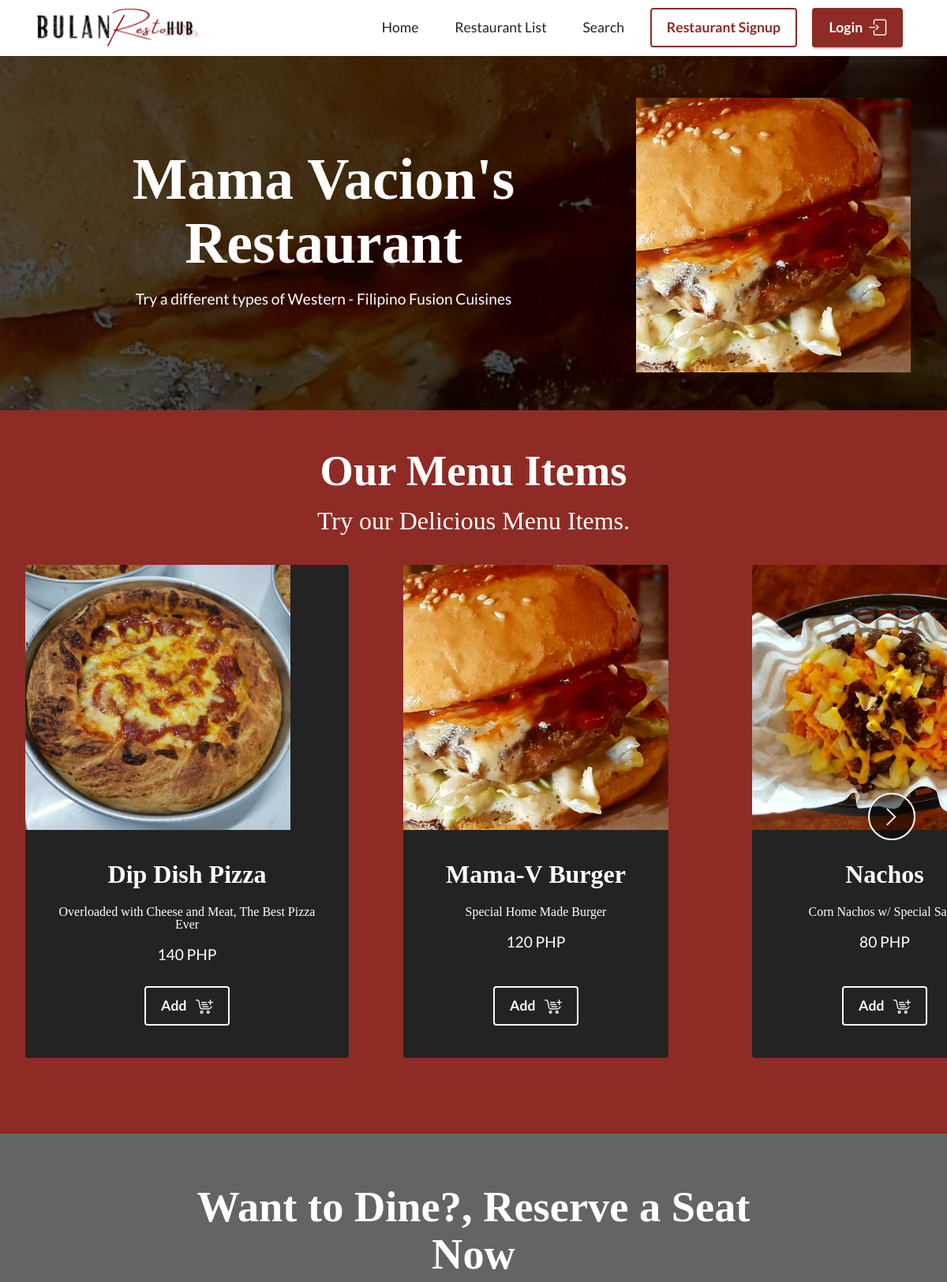
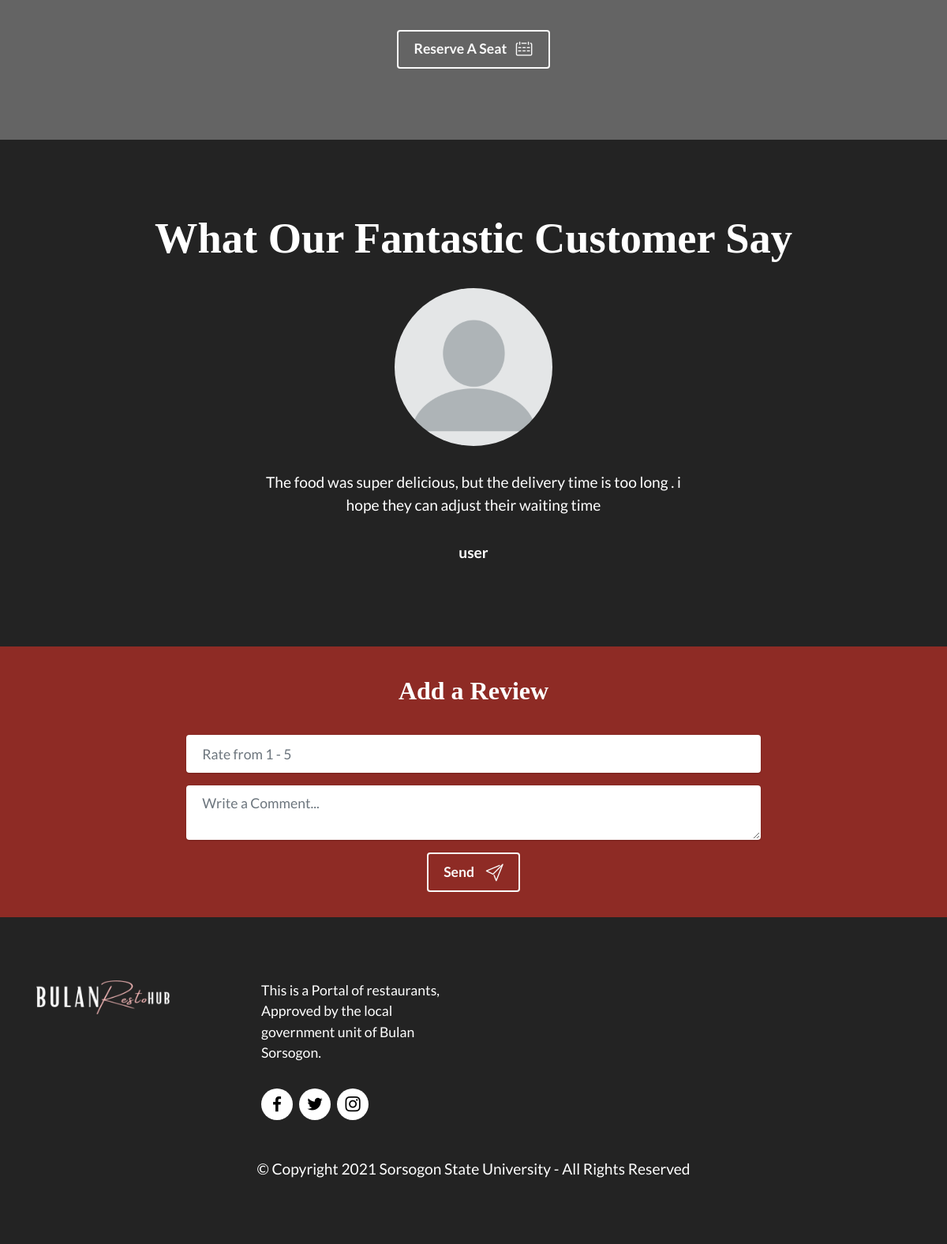
The app's page /restaurant/mamav with its own data (2 pictures, top to bottom).
### model.py (models this page shows)
class Restaurants(db.Model):
    __tablename__ = 'restaurants'
    id = Column(Integer,primary_key=True)
    title = Column(String(255))
    subtitle = Column(Text)
    image = Column(String(255))
    slug = Column(String(255))
    useraccount = Column(String(255))

class MenuItems(db.Model):
    __tablename__ = 'menu_items'
    id = Column(Integer,primary_key=True)
    name = Column(String(255))
    details = Column(String(255))
    image = Column(String(255))
    price = Column(String(255))
    search_tags = Column(String(255))
    slug = Column(String(255))

class Feedback(db.Model):
    __tablename__ = 'feedback'
    id = Column(Integer,primary_key=True)
    username = Column(String)
    slug = Column(String)
    rate = Column(Float)
    comment = Column(String)

### app.py (the view, shortened to what this page needs)
@app.route('/restaurant/<string:slug>',methods=['GET','POST'])
def restaurantpage(slug):
    form = FeedbackForm()
    is_login = False
    cart_data.clear()
    restaurant = Restaurants.query.filter_by(slug=slug).one()
    menu_items = MenuItems.query.filter_by(slug=slug).order_by(asc(MenuItems.name))
    comments = Feedback.query.filter_by(slug=slug).order_by(asc(Feedback.username))
    return render_template('restaurant.html', restaurant=restaurant, menu_items=menu_items,comments=comments,is_login=is_login,cart_data_len=0,form=form)

### templates/restaurant.html (shortened to what this page needs)
{%extends "base.html"%}
{%block navbutton%}
{% if not is_login%}
<div class="navbar-buttons mbr-section-btn">
    <a class="btn btn-primary-outline display-4" href="/restosignup">
    Restaurant Signup
    </a>
    <a class="btn btn-primary display-4" href="/login">
    <span class="mbrib-login mbr-iconfont mbr-iconfont-btn" style="color: rgb(255, 255, 255);"></span>Login</a>
</div>
{%endif%}
{%endblock%}
{%block content%}
<section data-bs-version="5.1" class="header11 cid-sRxkInO9Dh mbr-parallax-background" style="background:url({{'../static/images/'+restaurant.image}}); background-size:cover; background-position: center;" id="header11-1q">
    <div class="mbr-overlay" style="opacity: 0.7; background-color: rgb(0, 0, 0);"></div>
    <div class="container">
        <div class="row justify-content-center">
            <div class="col-12 col-md-4 image-wrapper">
                <img class="w-100" src="{{url_for('static',filename = 'images/' + restaurant.image)}}" alt={{restaurant.slug}}>
            </div>
            <div class="col-12 col-md">
                <div class="text-wrapper text-center">
                    <h1 class="mbr-section-title mbr-fonts-style mb-3 display-1">
                        <strong>{{restaurant.title}}</strong></h1>
                    <p class="mbr-text mbr-fonts-style display-7">
                        {{restaurant.subtitle}}</p>
                </div>
            </div>
        </div>
    </div>
</section>
<section data-bs-version="5.1" class="slider4 mbr-embla cid-sRxnOJl3Yd" id="slider4-1u">
    <div class="position-relative text-center">
        <div class="mbr-section-head">
            <h4 class="mbr-section-title mbr-fonts-style align-center mb-0 display-2">
                <strong>Our Menu Items</strong></h4>
            <h5 class="mbr-section-subtitle mbr-fonts-style align-center mb-0 mt-2 display-5">Try our Delicious Menu Items.</h5>
        </div>
        <div class="embla mt-4" data-skip-snaps="true" data-align="center" data-contain-scroll="trimSnaps" data-auto-play-interval="5" data-draggable="true">
            <div class="embla__viewport container-fluid">
                <div class="embla__container">
                    {%for item in menu_items%}
                    <div class="embla__slide slider-image item" style="margin-left: 1rem; margin-right: 1rem;">
                        <div class="slide-content">
                            <div class="item-wrapper">
                                <div class="item-img">
                                    <img src="{{url_for('static',filename = 'images/' + item.image)}}" style="width:21rem !important; height:21rem !important;">
                                </div>
                            </div>
                            <div class="item-content">
                                <h5 class="item-title mbr-fonts-style display-5"><strong>{{item.name}}</strong></h5>
                                <p class="item-title mbr-fonts-style mt-3 display-8">{{item.details}}</p>
                                <p class="mbr-text mbr-fonts-style mt-3 display-7">{{item.price}}</p>
                            </div>
                            {% if not is_login%}
                            <div class="mbr-section-btn item-footer mt-2">
                                <a href="/login_error" class="btn item-btn btn-white-outline display-4" target="_blank">
                                    <span class="mbrib-cart-add mbr-iconfont mbr-iconfont-btn"></span>Add&nbsp;
                                </a>
                            </div>
                            {%endif%}
                        </div>
                    </div>
                    {%endfor%}
                </div>
            </div>
            <button class="embla__button embla__button--next">
                <span class="mobi-mbri mobi-mbri-arrow-next mbr-iconfont" aria-hidden="true"></span>
            </button>
        </div>
    </div>
</section>
<section data-bs-version="5.1" class="info1 cid-sRxtMGZNhn mbr-parallax-background" id="info1-1x">
    <div class="mbr-overlay" style="opacity: 0.7; background-color: rgb(35, 35, 35);"></div>
    <div class="align-center container-fluid">
        <div class="row justify-content-center">
            <div class="col-12 col-lg-8">
                <h3 class="mbr-section-title mb-4 mbr-fonts-style display-2"><strong>Want to Dine?, Reserve a Seat Now</strong></h3>
                <div class="mbr-section-btn"><a class="btn btn-white-outline display-4" href="https://mobiri.se"><span class="mbrib-calendar mbr-iconfont mbr-iconfont-btn"></span>Reserve A Seat&nbsp;</a></div>
            </div>
        </div>
    </div>
</section>
{% if comments.count() > 0 %}
<section data-bs-version="5.1" class="people5 mbr-embla cid-sRzsP7EzVI" id="people5-2d">
    <div class="position-relative text-center">
        <h3 class="mb-4 mbr-fonts-style display-2">
            <strong>What Our Fantastic Customer Say</strong>
        </h3>
        <div class="embla" data-skip-snaps="true" data-align="center" data-loop="true" data-auto-play-interval="5" data-draggable="true">
            <div class="embla__viewport container-fluid">
                <div class="embla__container">
                    {%for comment in comments%}
                    <div class="embla__slide slider-image item" style="margin-left: 7rem; margin-right: 7rem;">
                        <div class="user">
                            <div class="user_image">
                                <div class="item-wrapper position-relative">
                                    <img src="../static/assets/images/mbr-600x600.png">
                                </div>
                            </div>
                            <div class="user_text mb-4">
                                <p class="mbr-fonts-style display-7">
                                    {{comment.comment}}
                                </p>
                            </div>
                            <div class="user_name mbr-fonts-style mb-2 display-7">
                                <strong>{{comment.username}}</strong>
                            </div>
                        </div>
                    </div>
                    {%endfor%}
                </div>
            </div>
        </div>
    </div>
</section>
{%endif%}
<section data-bs-version="5.1" class="form5 cid-sRxvTc0ji1" id="form5-1y">
    <div class="container">
        <div class="mbr-section-head">
            <h3 class="mbr-section-title mbr-fonts-style align-center mb-0 display-5">
                <strong>Add a Review</strong></h3>
        </div>
        <div class="row justify-content-center mt-4">
            <div class="col-lg-8 mx-auto mbr-form" data-form-type="formoid">
                <form action="" method="POST" class="mbr-form form-with-styler" data-form-title="Form Name"><input type="hidden" name="email" data-form-email="true">
                    <div class="dragArea row">
                        <div class="col-md col-sm-12 form-group mb-3" data-for="name">
                            {{form.rate(class="form-control")}}
                        </div>
                        <div class="col-12 form-group mb-3" data-for="textarea">
                            {{form.message(class="form-control")}}
                        </div>
                        {%if not is_login%}
                        <div class="col-lg-12 col-md-12 col-sm-12 align-center mbr-section-btn">
                            <a href="/login_error_2" class="btn btn-white-outline display-4">
                                <span class="mbrib-paper-plane mbr-iconfont mbr-iconfont-btn"></span>Send
                                &nbsp;</a>
                        </div>
                        {%else%}
                        <div class="col-lg-12 col-md-12 col-sm-12 align-center mbr-section-btn">
                            <button type="submit" class="btn btn-white-outline display-4">
                                <span class="mbrib-paper-plane mbr-iconfont mbr-iconfont-btn"></span>Send
                                &nbsp;</button>
                        </div>
                        {%endif%}
                    </div>
                </form>
            </div>
        </div>
    </div>
</section>
{%endblock%}

### templates/base.html (shortened to what this page needs)
<!DOCTYPE html>
<html  >
<head>
  <link rel="stylesheet" href="../static/assets/web/assets/mobirise-icons-bold/mobirise-icons-bold.css">
  <link rel="stylesheet" href="../static/assets/web/assets/mobirise-icons2/mobirise2.css">
  <link rel="stylesheet" href="../static/assets/web/assets/mobirise-icons/mobirise-icons.css">
  <link rel="stylesheet" href="../static/assets/bootstrap/css/bootstrap.min.css">
  <link rel="stylesheet" href="../static/assets/bootstrap/css/bootstrap-grid.min.css">
  <link rel="stylesheet" href="../static/assets/bootstrap/css/bootstrap-reboot.min.css">
  <link rel="stylesheet" href="../static/assets/parallax/jarallax.css">
  <link rel="stylesheet" href="../static/assets/dropdown/css/style.css">
  <link rel="stylesheet" href="../static/assets/socicon/css/styles.css">
  <link rel="stylesheet" href="../static/assets/theme/css/style.css">
  <link rel="stylesheet" href="../static/modified.css">
  <link href="../static/assets/fonts/style.css" rel="stylesheet">
  <link rel="preload" as="style" href="../static/assets/mobirise/css/mbr-additional.css"><link rel="stylesheet" href="../static/assets/mobirise/css/mbr-additional.css" type="text/css">
</head>
<body>
<section data-bs-version="5.1" class="menu menu2 cid-sRvaqpCCR7" once="menu" id="menu2-0">
    <nav class="navbar navbar-dropdown navbar-fixed-top navbar-expand-lg">
        <div class="container">
            <div class="navbar-brand">
                <span class="navbar-logo">
                    <a href="/">
                        <img src="../static/assets/images/logo-1-418x97.png" alt="BulanRestoHub" style="height: 3rem;">
                    </a>
                </span>
            </div>
            {%block navlist%}
            <div class="collapse navbar-collapse" id="navbarSupportedContent">
                <ul class="navbar-nav nav-dropdown" data-app-modern-menu="true"><li class="nav-item"><a class="nav-link link text-black display-4" href="/">Home</a></li>
                    <li class="nav-item"><a class="nav-link link text-black display-4" href="/restaurant_list">Restaurant List</a></li>
                    <li class="nav-item"><a class="nav-link link text-black display-4" href="/search">Search</a>
                    </li>
                </ul>
                {%endblock%}
                {%block navbutton%}{%endblock%}
                </div>
        </div>
    </nav>
</section>
{%block content%}
{%endblock%}
<section data-bs-version="5.1" class="footer4 cid-sRvx7PLE9t" once="footers" id="footer4-16">
    <div class="container">
        <div class="row mbr-white">
            <div class="col-6 col-lg-3">
                <div class="media-wrap col-md-8 col-12">
                    <a href="">
                        <img src="../static/assets/images/logo2-198x51.png" alt="BulanRestoHub">
                    </a>
                </div>
            </div>
            <div class="col-12 col-md-6 col-lg-3">
                <p class="mbr-text mbr-fonts-style mb-4 display-4">
                    This is a Portal of restaurants, Approved by the local government unit of Bulan Sorsogon.</p>
                {% block social %}
                <div class="social-row display-7">
                    <div class="soc-item">
                        <a href="" target="_blank">
                            <span class="mbr-iconfont socicon socicon-facebook"></span>
                        </a>
                    </div>
                    <div class="soc-item">
                        <a href="" target="_blank">
                            <span class="mbr-iconfont socicon socicon-twitter"></span>
                        </a>
                    </div>
                    <div class="soc-item">
                        <a href="" target="_blank">
                            <span class="mbr-iconfont socicon socicon-instagram"></span>
                        </a>
                    </div>
                </div>
                {%endblock%}
            </div>
            <div class="col-12 col-md-6 col-lg-3">
                <ul class="list mbr-fonts-style display-4">
                    <li class="mbr-text item-wrap"><br></li>
                </ul>
            </div>
            <div class="col-12 col-md-6 col-lg-3">
                <ul class="list mbr-fonts-style display-4">
                    <li class="mbr-text item-wrap"><br></li>
                </ul>
            </div>
            <div class="col-12 mt-4">
                <p class="mbr-text mb-0 mbr-fonts-style copyright align-center display-7">
                    © Copyright 2021 Sorsogon State University - All Rights Reserved
                </p>
            </div>
        </div>
    </div>
</section>
</body>
</html>

### records on screen
Restaurants: image (picture), title "Mama Vacion's Restaurant", subtitle "Try a different types of Western - Filipino Fusion Cuisines"
MenuItems: image (picture), name "Dip Dish Pizza", details "Overloaded with Cheese and Meat, The Best Pizza Ever", price "140 PHP"
MenuItems: image (picture), name "Mama-V Burger", details "Special Home Made Burger", price "120 PHP"
MenuItems: image (picture), name "Nachos", details "Corn Nachos w/ Special…", price "80 PHP"
Feedback: comment "The food was super delicious, but the delivery time is too long . i hope they can adjust their waiting time", username "user"
